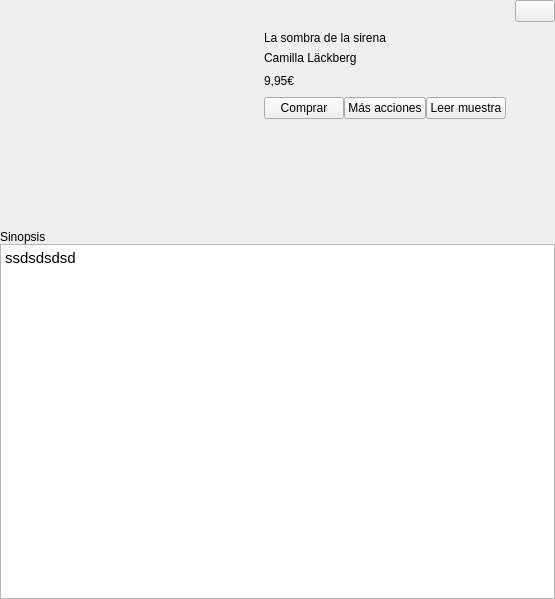
<?xml version="1.0" encoding="UTF-8"?>
<ui version="4.0">
 <class>BookSummary</class>
 <widget class="QWidget" name="BookSummary">
  <property name="geometry">
   <rect>
    <x>0</x>
    <y>0</y>
    <width>540</width>
    <height>590</height>
   </rect>
  </property>
  <property name="windowTitle">
   <string>Form</string>
  </property>
  <property name="styleSheet">
   <string notr="true"/>
  </property>
  <layout class="QVBoxLayout" name="verticalLayout_2">
   <property name="spacing">
    <number>0</number>
   </property>
   <property name="margin">
    <number>0</number>
   </property>
   <item>
    <layout class="QHBoxLayout" name="horizontalLayout_3">
     <property name="topMargin">
      <number>0</number>
     </property>
     <item>
      <spacer name="horizontalSpacer">
       <property name="orientation">
        <enum>Qt::Horizontal</enum>
       </property>
       <property name="sizeHint" stdset="0">
        <size>
         <width>40</width>
         <height>20</height>
        </size>
       </property>
      </spacer>
     </item>
     <item>
      <widget class="QPushButton" name="closePopupBtn">
       <property name="focusPolicy">
        <enum>Qt::NoFocus</enum>
       </property>
       <property name="text">
        <string/>
       </property>
      </widget>
     </item>
    </layout>
   </item>
   <item>
    <widget class="QWidget" name="bookSummaryActions" native="true">
     <property name="sizePolicy">
      <sizepolicy hsizetype="Expanding" vsizetype="Expanding">
       <horstretch>0</horstretch>
       <verstretch>0</verstretch>
      </sizepolicy>
     </property>
     <layout class="QHBoxLayout" name="horizontalLayout">
      <property name="spacing">
       <number>0</number>
      </property>
      <property name="leftMargin">
       <number>20</number>
      </property>
      <property name="topMargin">
       <number>0</number>
      </property>
      <property name="rightMargin">
       <number>0</number>
      </property>
      <property name="bottomMargin">
       <number>0</number>
      </property>
      <item>
       <widget class="QWidget" name="coverCont" native="true">
        <layout class="QGridLayout" name="gridLayout_2">
         <property name="margin">
          <number>0</number>
         </property>
         <property name="spacing">
          <number>0</number>
         </property>
         <item row="1" column="1">
          <widget class="QLabel" name="topCenterLbl">
           <property name="sizePolicy">
            <sizepolicy hsizetype="Expanding" vsizetype="Expanding">
             <horstretch>0</horstretch>
             <verstretch>0</verstretch>
            </sizepolicy>
           </property>
           <property name="text">
            <string/>
           </property>
           <property name="indent">
            <number>0</number>
           </property>
          </widget>
         </item>
         <item row="2" column="1">
          <widget class="QLabel" name="coverLbl">
           <property name="sizePolicy">
            <sizepolicy hsizetype="Expanding" vsizetype="Expanding">
             <horstretch>0</horstretch>
             <verstretch>0</verstretch>
            </sizepolicy>
           </property>
           <property name="text">
            <string/>
           </property>
           <property name="indent">
            <number>0</number>
           </property>
          </widget>
         </item>
         <item row="1" column="2">
          <widget class="QLabel" name="topRightLbl">
           <property name="sizePolicy">
            <sizepolicy hsizetype="Expanding" vsizetype="Expanding">
             <horstretch>0</horstretch>
             <verstretch>0</verstretch>
            </sizepolicy>
           </property>
           <property name="minimumSize">
            <size>
             <width>16</width>
             <height>9</height>
            </size>
           </property>
           <property name="text">
            <string/>
           </property>
           <property name="indent">
            <number>0</number>
           </property>
          </widget>
         </item>
         <item row="1" column="0">
          <widget class="QLabel" name="topLeftLbl">
           <property name="sizePolicy">
            <sizepolicy hsizetype="Expanding" vsizetype="Expanding">
             <horstretch>0</horstretch>
             <verstretch>0</verstretch>
            </sizepolicy>
           </property>
           <property name="minimumSize">
            <size>
             <width>20</width>
             <height>9</height>
            </size>
           </property>
           <property name="text">
            <string/>
           </property>
           <property name="indent">
            <number>0</number>
           </property>
          </widget>
         </item>
         <item row="3" column="2">
          <widget class="QLabel" name="bottomRightLbl">
           <property name="sizePolicy">
            <sizepolicy hsizetype="Expanding" vsizetype="Expanding">
             <horstretch>0</horstretch>
             <verstretch>0</verstretch>
            </sizepolicy>
           </property>
           <property name="minimumSize">
            <size>
             <width>15</width>
             <height>13</height>
            </size>
           </property>
           <property name="styleSheet">
            <string notr="true"/>
           </property>
           <property name="text">
            <string/>
           </property>
           <property name="indent">
            <number>0</number>
           </property>
          </widget>
         </item>
         <item row="4" column="2">
          <spacer name="verticalSpacer_8">
           <property name="orientation">
            <enum>Qt::Vertical</enum>
           </property>
           <property name="sizeHint" stdset="0">
            <size>
             <width>20</width>
             <height>40</height>
            </size>
           </property>
          </spacer>
         </item>
         <item row="4" column="1">
          <spacer name="verticalSpacer_5">
           <property name="orientation">
            <enum>Qt::Vertical</enum>
           </property>
           <property name="sizeHint" stdset="0">
            <size>
             <width>20</width>
             <height>40</height>
            </size>
           </property>
          </spacer>
         </item>
         <item row="2" column="0">
          <widget class="QLabel" name="centerLeftLbl">
           <property name="sizePolicy">
            <sizepolicy hsizetype="Expanding" vsizetype="Expanding">
             <horstretch>0</horstretch>
             <verstretch>0</verstretch>
            </sizepolicy>
           </property>
           <property name="minimumSize">
            <size>
             <width>20</width>
             <height>175</height>
            </size>
           </property>
           <property name="text">
            <string/>
           </property>
           <property name="indent">
            <number>0</number>
           </property>
          </widget>
         </item>
         <item row="3" column="1">
          <widget class="QLabel" name="bottomCenterLbl">
           <property name="sizePolicy">
            <sizepolicy hsizetype="Expanding" vsizetype="Expanding">
             <horstretch>0</horstretch>
             <verstretch>0</verstretch>
            </sizepolicy>
           </property>
           <property name="text">
            <string/>
           </property>
           <property name="indent">
            <number>0</number>
           </property>
          </widget>
         </item>
         <item row="4" column="0">
          <spacer name="verticalSpacer_4">
           <property name="orientation">
            <enum>Qt::Vertical</enum>
           </property>
           <property name="sizeHint" stdset="0">
            <size>
             <width>20</width>
             <height>40</height>
            </size>
           </property>
          </spacer>
         </item>
         <item row="3" column="0">
          <widget class="QLabel" name="bottomLeftLbl">
           <property name="sizePolicy">
            <sizepolicy hsizetype="Expanding" vsizetype="Expanding">
             <horstretch>0</horstretch>
             <verstretch>0</verstretch>
            </sizepolicy>
           </property>
           <property name="minimumSize">
            <size>
             <width>20</width>
             <height>13</height>
            </size>
           </property>
           <property name="text">
            <string/>
           </property>
           <property name="indent">
            <number>0</number>
           </property>
          </widget>
         </item>
         <item row="2" column="2">
          <widget class="QLabel" name="centerRightLbl">
           <property name="sizePolicy">
            <sizepolicy hsizetype="Expanding" vsizetype="Expanding">
             <horstretch>0</horstretch>
             <verstretch>0</verstretch>
            </sizepolicy>
           </property>
           <property name="minimumSize">
            <size>
             <width>16</width>
             <height>175</height>
            </size>
           </property>
           <property name="text">
            <string/>
           </property>
           <property name="indent">
            <number>0</number>
           </property>
          </widget>
         </item>
         <item row="0" column="0">
          <spacer name="verticalSpacer_2">
           <property name="orientation">
            <enum>Qt::Vertical</enum>
           </property>
           <property name="sizeType">
            <enum>QSizePolicy::Fixed</enum>
           </property>
           <property name="sizeHint" stdset="0">
            <size>
             <width>20</width>
             <height>5</height>
            </size>
           </property>
          </spacer>
         </item>
         <item row="0" column="1">
          <spacer name="verticalSpacer_6">
           <property name="orientation">
            <enum>Qt::Vertical</enum>
           </property>
           <property name="sizeType">
            <enum>QSizePolicy::Fixed</enum>
           </property>
           <property name="sizeHint" stdset="0">
            <size>
             <width>20</width>
             <height>5</height>
            </size>
           </property>
          </spacer>
         </item>
         <item row="0" column="2">
          <spacer name="verticalSpacer_7">
           <property name="orientation">
            <enum>Qt::Vertical</enum>
           </property>
           <property name="sizeType">
            <enum>QSizePolicy::Fixed</enum>
           </property>
           <property name="sizeHint" stdset="0">
            <size>
             <width>20</width>
             <height>5</height>
            </size>
           </property>
          </spacer>
         </item>
        </layout>
       </widget>
      </item>
      <item>
       <spacer name="horizontalSpacer_4">
        <property name="orientation">
         <enum>Qt::Horizontal</enum>
        </property>
        <property name="sizeHint" stdset="0">
         <size>
          <width>40</width>
          <height>20</height>
         </size>
        </property>
       </spacer>
      </item>
      <item>
       <widget class="QWidget" name="bookSummaryDataContainer" native="true">
        <property name="sizePolicy">
         <sizepolicy hsizetype="Expanding" vsizetype="Expanding">
          <horstretch>0</horstretch>
          <verstretch>0</verstretch>
         </sizepolicy>
        </property>
        <layout class="QVBoxLayout" name="verticalLayout">
         <item>
          <widget class="QLabel" name="bookTitleLbl">
           <property name="text">
            <string>La sombra de la sirena</string>
           </property>
          </widget>
         </item>
         <item>
          <widget class="QLabel" name="bookAuthorLbl">
           <property name="text">
            <string>Camilla Läckberg</string>
           </property>
          </widget>
         </item>
         <item>
          <widget class="QWidget" name="priceCont" native="true">
           <layout class="QHBoxLayout" name="horizontalLayout_5">
            <property name="spacing">
             <number>0</number>
            </property>
            <property name="margin">
             <number>0</number>
            </property>
            <item>
             <widget class="QLabel" name="bookPriceLbl">
              <property name="styleSheet">
               <string notr="true"/>
              </property>
              <property name="text">
               <string>9,95€</string>
              </property>
              <property name="indent">
               <number>0</number>
              </property>
             </widget>
            </item>
            <item>
             <spacer name="horizontalSpacer_3">
              <property name="orientation">
               <enum>Qt::Horizontal</enum>
              </property>
              <property name="sizeHint" stdset="0">
               <size>
                <width>40</width>
                <height>20</height>
               </size>
              </property>
             </spacer>
            </item>
           </layout>
          </widget>
         </item>
         <item>
          <widget class="QWidget" name="actionsContainer" native="true">
           <layout class="QHBoxLayout" name="act">
            <property name="spacing">
             <number>0</number>
            </property>
            <property name="margin">
             <number>0</number>
            </property>
            <item>
             <widget class="QPushButton" name="buyBookBtn">
              <property name="focusPolicy">
               <enum>Qt::NoFocus</enum>
              </property>
              <property name="text">
               <string>Comprar</string>
              </property>
             </widget>
            </item>
            <item>
             <widget class="QPushButton" name="moreActionsBtn">
              <property name="focusPolicy">
               <enum>Qt::NoFocus</enum>
              </property>
              <property name="text">
               <string>Más acciones</string>
              </property>
             </widget>
            </item>
            <item>
             <widget class="QPushButton" name="readSampleBtn">
              <property name="focusPolicy">
               <enum>Qt::NoFocus</enum>
              </property>
              <property name="text">
               <string>Leer muestra</string>
              </property>
             </widget>
            </item>
            <item>
             <spacer name="horizontalSpacer_2">
              <property name="orientation">
               <enum>Qt::Horizontal</enum>
              </property>
              <property name="sizeHint" stdset="0">
               <size>
                <width>40</width>
                <height>20</height>
               </size>
              </property>
             </spacer>
            </item>
           </layout>
          </widget>
         </item>
         <item>
          <spacer name="verticalSpacer_3">
           <property name="orientation">
            <enum>Qt::Vertical</enum>
           </property>
           <property name="sizeHint" stdset="0">
            <size>
             <width>20</width>
             <height>40</height>
            </size>
           </property>
          </spacer>
         </item>
        </layout>
       </widget>
      </item>
     </layout>
    </widget>
   </item>
   <item>
    <layout class="QHBoxLayout" name="horizontalLayout_6">
     <property name="topMargin">
      <number>0</number>
     </property>
     <item>
      <widget class="QLabel" name="synopsisLbl">
       <property name="text">
        <string>Sinopsis</string>
       </property>
       <property name="indent">
        <number>0</number>
       </property>
      </widget>
     </item>
    </layout>
   </item>
   <item>
    <layout class="QHBoxLayout" name="horizontalLayout_2">
     <property name="spacing">
      <number>0</number>
     </property>
     <property name="bottomMargin">
      <number>0</number>
     </property>
     <item>
      <widget class="QTextBrowser" name="summaryTextBrowser">
       <property name="minimumSize">
        <size>
         <width>555</width>
         <height>355</height>
        </size>
       </property>
       <property name="lineWidth">
        <number>1</number>
       </property>
       <property name="html">
        <string>&lt;!DOCTYPE HTML PUBLIC &quot;-//W3C//DTD HTML 4.0//EN&quot; &quot;http://www.w3.org/TR/REC-html40/strict.dtd&quot;&gt;
&lt;html&gt;&lt;head&gt;&lt;meta name=&quot;qrichtext&quot; content=&quot;1&quot; /&gt;&lt;style type=&quot;text/css&quot;&gt;
p, li { white-space: pre-wrap; }
&lt;/style&gt;&lt;/head&gt;&lt;body style=&quot; font-family:'Ubuntu'; font-size:11pt; font-weight:400; font-style:normal;&quot;&gt;
&lt;p style=&quot; margin-top:0px; margin-bottom:0px; margin-left:0px; margin-right:0px; -qt-block-indent:0; text-indent:0px;&quot;&gt;ssdsdsdsd&lt;/p&gt;&lt;/body&gt;&lt;/html&gt;</string>
       </property>
       <property name="cursorWidth">
        <number>1</number>
       </property>
      </widget>
     </item>
    </layout>
   </item>
   <item>
    <layout class="QHBoxLayout" name="horizontalLayout_4">
     <property name="spacing">
      <number>0</number>
     </property>
     <property name="bottomMargin">
      <number>0</number>
     </property>
     <item>
      <widget class="QWidget" name="VerticalPagination" native="true"/>
     </item>
    </layout>
   </item>
   <item>
    <spacer name="verticalSpacer">
     <property name="orientation">
      <enum>Qt::Vertical</enum>
     </property>
     <property name="sizeHint" stdset="0">
      <size>
       <width>20</width>
       <height>40</height>
      </size>
     </property>
    </spacer>
   </item>
   <item>
    <widget class="QWidget" name="arrowCont" native="true">
     <property name="maximumSize">
      <size>
       <width>16777215</width>
       <height>19</height>
      </size>
     </property>
     <widget class="QLabel" name="bottomArrowLbl">
      <property name="geometry">
       <rect>
        <x>50</x>
        <y>0</y>
        <width>24</width>
        <height>17</height>
       </rect>
      </property>
      <property name="text">
       <string/>
      </property>
      <property name="indent">
       <number>0</number>
      </property>
     </widget>
    </widget>
   </item>
  </layout>
 </widget>
 <resources/>
 <connections/>
</ui>
